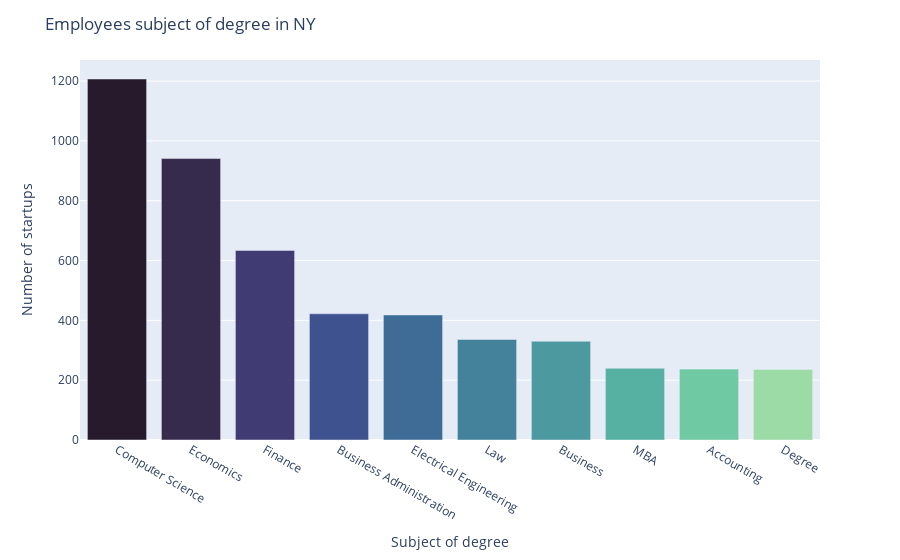

Notebook code cell kept with this figure:
### Code cell
subject_counts_NY = founders_NY['subject'].value_counts()
df_subject_counts_NY = pd.DataFrame({'subject': subject_counts_NY.index, 'count': subject_counts_NY.values})
df_subject_counts_NY =df_subject_counts_NY[0:10]

fig = px.bar(df_subject_counts_NY, x='subject', y='count')
fig.update_layout(
    title='Employees subject of degree in NY',
    xaxis_title='Subject of degree',
    yaxis_title='Number of startups'
)
fig.update_traces(marker_color=px.colors.sequential.deep[::-1], width=0.8)

fig.show()

### Figure 1 — Plotly figure (JSON) as saved in the notebook; plotly's stock layout.template omitted (floating-point values rounded to 4 significant figures)
{"data": [{"alignmentgroup": "True", "hovertemplate": "subject=%{x}<br>count=%{y}<extra></extra>", "legendgroup": "", "marker": {"color": ["rgb(39, 26, 44)", "rgb(54, 43, 77)", "rgb(64, 60, 115)", "rgb(62, 82, 143)", "rgb(62, 108, 150)", "rgb(68, 130, 155)", "rgb(76, 153, 160)", "rgb(86, 177, 163)", "rgb(111, 201, 163)", "rgb(156, 219, 165)", "rgb(206, 236, 179)", "rgb(253, 253, 204)"], "pattern": {"shape": ""}}, "name": "", "offsetgroup": "", "orientation": "v", "showlegend": false, "textposition": "auto", "type": "bar", "width": 0.8, "x": ["Computer Science", "Economics", "Finance", "Business Administration", "Electrical Engineering", "Law", "Business", "MBA", "Accounting", "Degree"], "xaxis": "x", "y": [1207, 941, 634, 422, 418, 336, 330, 240, 237, 236], "yaxis": "y"}], "layout": {"barmode": "relative", "legend": {"tracegroupgap": 0}, "margin": {"t": 60}, "title": {"text": "Employees subject of degree in NY"}, "xaxis": {"anchor": "y", "domain": [0, 1], "title": {"text": "Subject of degree"}}, "yaxis": {"anchor": "x", "domain": [0, 1], "title": {"text": "Number of startups"}}}}
